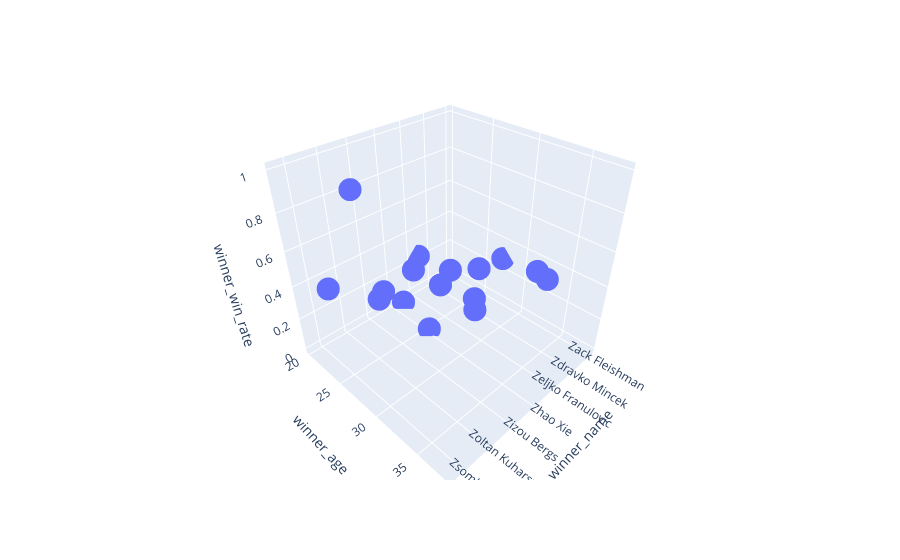

The cell this chart's notebook holds for it:
### Code cell
#Explorativer Versuch
df2_max_play = df2.loc[df2.groupby('winner_name')['winner_total_games_played'].idxmax().tail(20)]
px.scatter_3d(df2_max_play, x='winner_name', y='winner_age', z='winner_win_rate')

### Figure 1 — Plotly figure (JSON) as saved in the notebook; plotly's stock layout.template omitted (floating-point values rounded to 4 significant figures)
{"data": [{"hovertemplate": "winner_name=%{x}<br>winner_age=%{y}<br>winner_win_rate=%{z}<extra></extra>", "legendgroup": "", "marker": {"color": "#636efa", "symbol": "circle"}, "mode": "markers", "name": "", "scene": "scene", "showlegend": false, "type": "scatter3d", "x": ["Zack Fleishman", "Zan Guerry", "Zdenek Kolar", "Zdravko Mincek", "Ze Zhang", "Zeeshan Ali", "Zeljko Franulovic", "Zeljko Krajan", "Zeljko Tosic", "Zhao Xie", "Zhe Li", "Zhizhen Zhang", "Zizou Bergs", "Zlatko Ivancic", "Zoltan Ilin", "Zoltan Kuharszky", "Zoran Petkovic", "Zoran Sevcenko", "Zsombor Piros", "Zulfiqar Ahmed"], "y": [27.5, 33.4, 25.6, null, 27.7, 20.2, 35.3, 25.4, 20.8, 25.7, 32.3, 26, 22.7, null, null, 25.9, null, 26.5, 22.9, 37.9], "z": [0.2857, 0.3419, 0, 0, 0.3273, 0.2308, 0.5782, 0.2353, 0, 0, 0.3846, 0.4545, 0.25, 0, 0.2941, 0.3909, 0, 1, 0.4444, 1]}], "layout": {"autosize": true, "legend": {"tracegroupgap": 0}, "margin": {"t": 60}, "scene": {"aspectmode": "auto", "aspectratio": {"x": 1, "y": 1, "z": 1}, "camera": {"center": {"x": 0, "y": 0, "z": 0}, "eye": {"x": 1.281, "y": 1.281, "z": 1.281}, "projection": {"type": "perspective"}, "up": {"x": 0, "y": 0, "z": 1}}, "domain": {"x": [0, 1], "y": [0, 1]}, "xaxis": {"title": {"text": "winner_name"}, "type": "category"}, "yaxis": {"title": {"text": "winner_age"}, "type": "linear"}, "zaxis": {"title": {"text": "winner_win_rate"}, "type": "linear"}}}}
